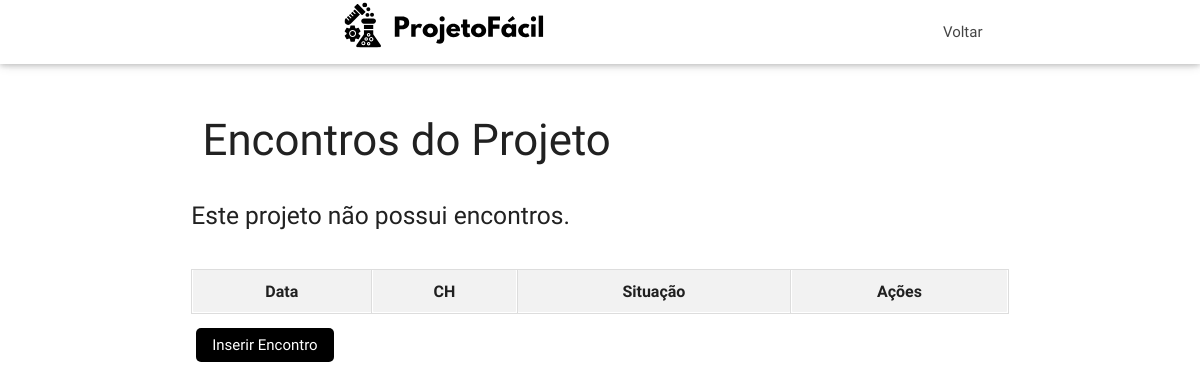
Before: /Crud/crud_encontro/listar.php?id_projeto=25 (signed in) with the older database file.
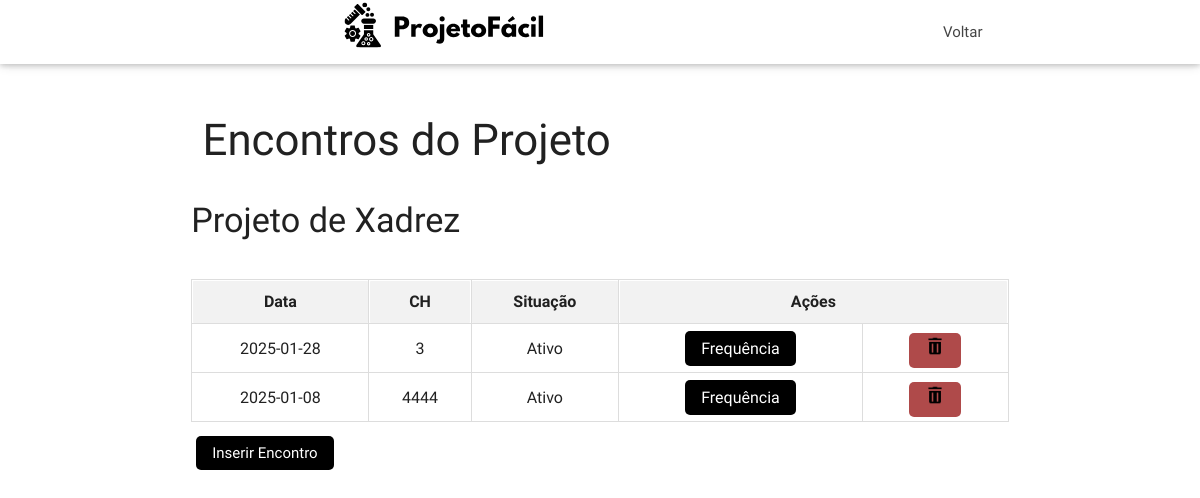
After: the same page with the newer database file.
### tables this page shows
CREATE TABLE IF NOT EXISTS `projeto` (
  `id_projeto` int NOT NULL AUTO_INCREMENT,
  `nome_projeto` varchar(255) DEFAULT NULL,
  `situacao` varchar(255) DEFAULT NULL,
  `fk_projeto_id_professor` int DEFAULT NULL,
  `data_finalizacao` date NOT NULL,
  `id_monitor` int NOT NULL,
  PRIMARY KEY (`id_projeto`),
  KEY `fk_projeto_id_professor` (`fk_projeto_id_professor`)
);

CREATE TABLE IF NOT EXISTS `encontro` (
  `id_encontro` int NOT NULL AUTO_INCREMENT,
  `CH` int DEFAULT NULL,
  `data` date DEFAULT NULL,
  `fk_id_projeto` int DEFAULT NULL,
  PRIMARY KEY (`id_encontro`),
  KEY `fk_encontro_projeto_id_projeto` (`fk_id_projeto`)
);

### Crud/crud_encontro/listar.php (the view, shortened to what this page needs)
<?php
$conexao = conectar();
?>
<!DOCTYPE html>
<html lang="pt-br">
<head>
    <link href="../../Style/css/materialize.min.css" type="text/css" rel="stylesheet" media="screen,projection" />
    <link href="../../Style/css/style.css" type="text/css" rel="stylesheet" media="screen,projection" />
</head>
<body>
    <div id="navbar" class="navbar-fixed scrollspy">
        <nav class="white">
            <div class="nav-wrapper container">
                <div class="container">
                    <a class="brand-logo"><img src="../../Style/images/logo.svg" style="height: 50px;"></a>
                </div>
                <ul class="right hide-on-med-and-down">
                    <li><a href="../../Login/professor/professor.php">Voltar</a></li>
                </ul>
            </div>
        </nav>
    </div>
    <div class="container section scrollspy">
        <div class="section">
            <div class="row">
                <div class="col s9">
                    <h3>Encontros do Projeto</h3>
                </div>
            </div>
            <div class="row">
                <?php
             $id_projeto = isset($_GET['id_projeto']) ? $_GET['id_projeto'] : null;
             $id_projeto = mysqli_real_escape_string($conexao, $id_projeto);
             $sql = "SELECT pro.nome_projeto, pro.situacao, en.CH, en.data, en.id_encontro
                     FROM projeto pro
                     INNER JOIN encontro en ON pro.id_projeto = en.fk_id_projeto
                     WHERE pro.id_projeto = '$id_projeto'";
             $resultado = mysqli_query($conexao, $sql);
             $lstDados = [];
             while ($dados = mysqli_fetch_assoc($resultado)) {
                 $lstDados[] = $dados;
             }
             if (count($lstDados) == 0) {
                 echo '<h5>Este projeto não possui encontros.</h5>';
             } else {
                 echo '<h4>' . $lstDados[0]['nome_projeto'] . '</h4>';
             }
             echo '<div class="table-container">';
             echo '<table>';
             echo '<tr><th>Data</th><th>CH</th><th>Situação</th><th colspan="2">Ações</th></tr>';
             foreach ($lstDados as $dados) {
                 echo '<tr>';
                 echo '<td>' . $dados['data'] . '</td>';
                 echo '<td>' . $dados['CH'] . '</td>';
                 echo '<td>' . $dados['situacao'] . '</td>';
                 echo '<td><a href="../crud_frequencia/chamada.php?id_encontro=' . $dados['id_encontro'] . '" class="actions-btn btn-frequency">Frequência</a></td>';
                 echo '<td><a href="excluir.php?id_encontro=' . $dados['id_encontro'] . '" class="actions-btn btn-delete"><img src="imagens/excluir.png" width="20" height="20" alt="Excluir"></a></td>';
                 echo '</tr>';
             }
             echo '</table>';
             echo '</div>';
             echo '<div style="margin-top: 20px;">
                 <a href="../../Crud/crud_encontro/formcad.php?id_projeto=' . $id_projeto . '" class="actions-btn">Inserir Encontro</a>
             </div>';
                ?>
            </div>
        </div>
    </div>
</body>
</html>

Changed rows visible on the page:
now on this page (row edited): projeto: nome_projeto "Projeto de Xadrez"
added encontro: data "2025-01-28", CH "3", fk_id_projeto.situacao "Ativo"
added encontro: data "2025-01-08", CH "4444", fk_id_projeto.situacao "Ativo"
Other visible differences:
text no longer shown: "Este projeto não possui encontros."
